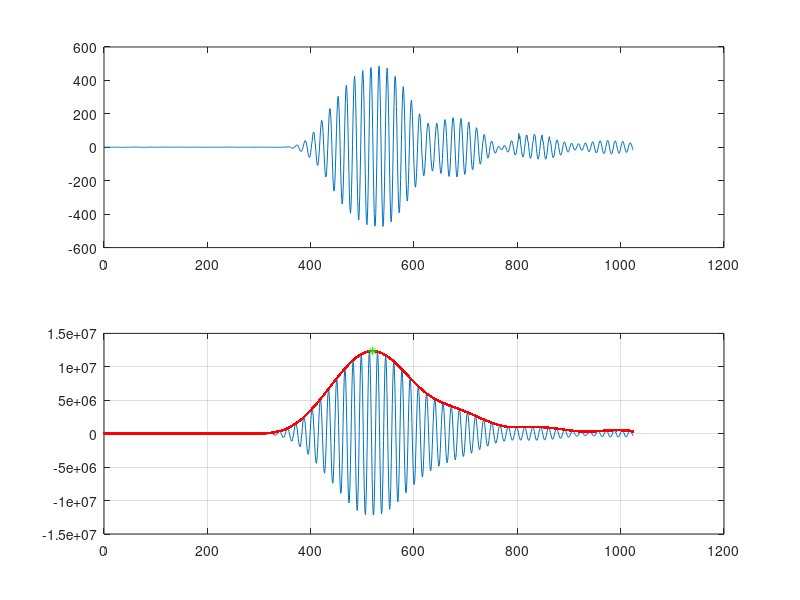

MATLAB code for this plot:
clear, clc, close all;
A = importdata('rawData1.txt');
B = importdata('refData1.txt');
C = conv(A, B, 'same');
z = abs(hilbert(C));
mx1 = 0;
for i = 1:length(z)
   if z(i) > mx1
      mx1 = z(i);
      o = i;
   end
end
n = linspace(o - 4, o + 5, 29);
D = spline(o - 4: o + 5, z(o - 4: o + 5) , n);
mx2 = 0;
for i = 1:length(D)
   if D(i) > mx2
      mx2 = D(i);
      k = i;
   end
end
k = o - 4 + (k - 1) / 3;
subplot(2,1,1)
plot(A);
subplot(2,1,2)
plot(C), grid on, hold on
plot(z, '.','Color', 'red'), hold on
x = linspace(k, k, 1);
y = linspace(mx2, mx2, 1);
plot(k, mx2, '*', 'color', 'green')
